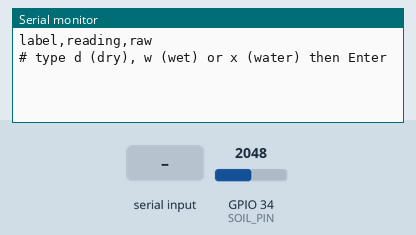
Bench run of a sketch on a simulated ESP32. Shown: the last lines printed to the serial monitor. Inputs (shaded band) come from the test bench; at power-on: GPIO 34 (SOIL_PIN) = 2048.

Above: at 1.7 s.
1.8 s: "d" received over Serial
At 2.2 s:
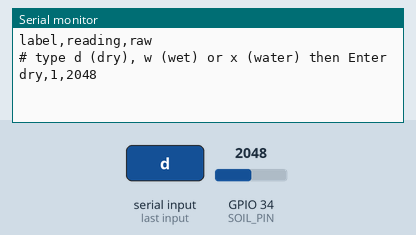
3.8 s: GPIO 34 (SOIL_PIN) set to 2866
At 4.2 s:
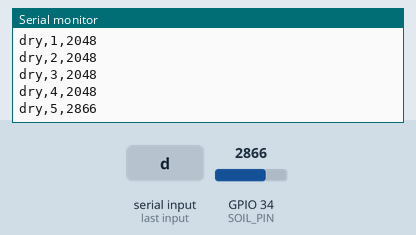
5.3 s: GPIO 34 (SOIL_PIN) set to 3603
At 12.6 s:
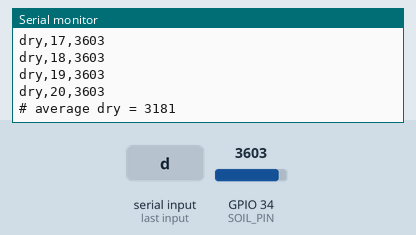
Timing chart, 0 to 12.8 s (numbered marks = the images above; inputs shaded):
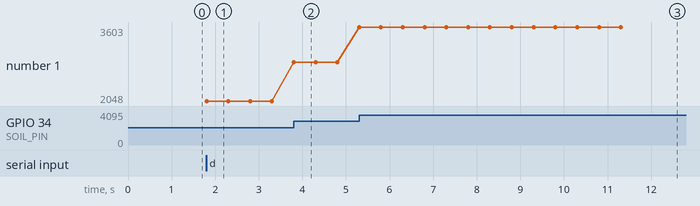

The sketch:

02_soil_calibration.ino
```cpp
/*
  02_soil_calibration — your first real science experiment.

  Goal: find what "dry" and "wet" mean for YOUR soil sensor.
  How:
    1. Open Serial Monitor (115200), set line ending to "Newline".
    2. Put the sensor in DRY soil, type  d  and press Enter -> 20 readings.
    3. Water the soil well, wait 1 minute, type  w  -> 20 readings.
    4. Optional: sensor in a glass of water, type  x  -> 20 readings.
    5. Copy the CSV lines into experiments/soil_calibration.csv
  Then compute the average of each group and set DRY_RAW / WET_RAW in 04_farm_control.
*/
const int SOIL_PIN = 34;

/**
 * Purpose: take 20 readings, one every 500 ms, and print them with a label.
 * Args: label - "dry", "wet" or "water"
 * Returns: nothing (prints CSV + the average)
 */
void takeReadings(const char* label) {
  long sum = 0;
  for (int i = 1; i <= 20; i++) {
    int v = analogRead(SOIL_PIN);
    sum += v;
    Serial.printf("%s,%d,%d\n", label, i, v);
    delay(500);
  }
  Serial.printf("# average %s = %ld\n", label, sum / 20);
}

void setup() {
  Serial.begin(115200);
  delay(500);
  Serial.println("label,reading,raw");
  Serial.println("# type d (dry), w (wet) or x (water) then Enter");
}

void loop() {
  if (Serial.available()) {
    char c = Serial.read();
    if (c == 'd') takeReadings("dry");
    if (c == 'w') takeReadings("wet");
    if (c == 'x') takeReadings("water");
  }
}
```

Measured:
- after the input at 1.8 s, the serial monitor: prints a new line at once (image 1)
- after the input at 3.8 s, the serial monitor: prints a new line at once (image 2)
- after the input at 5.3 s, the serial monitor: prints a new line at once (image 3)
- plotted number 1: 2048 → 2866 after the input at 3.8 s, 2866 → 3603 after the input at 5.3 s
